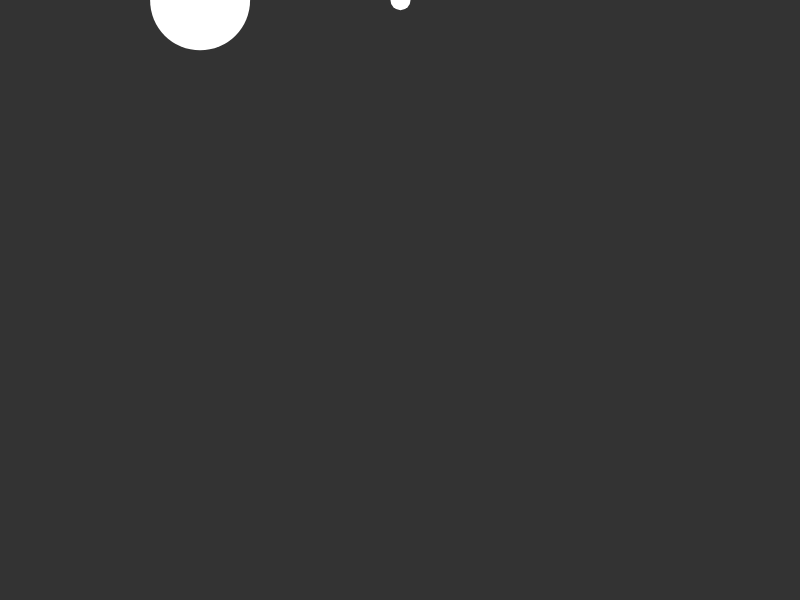
Frame 1 (no input)
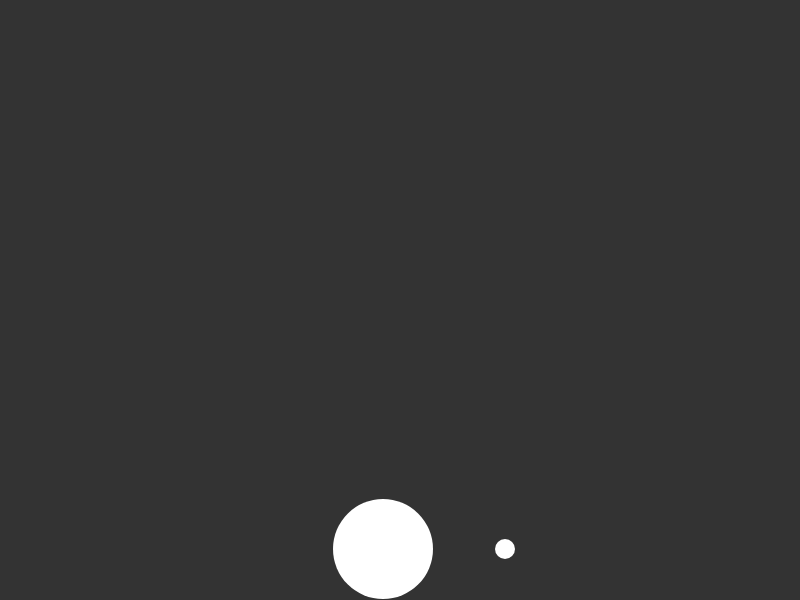
Frame 60 (no input)
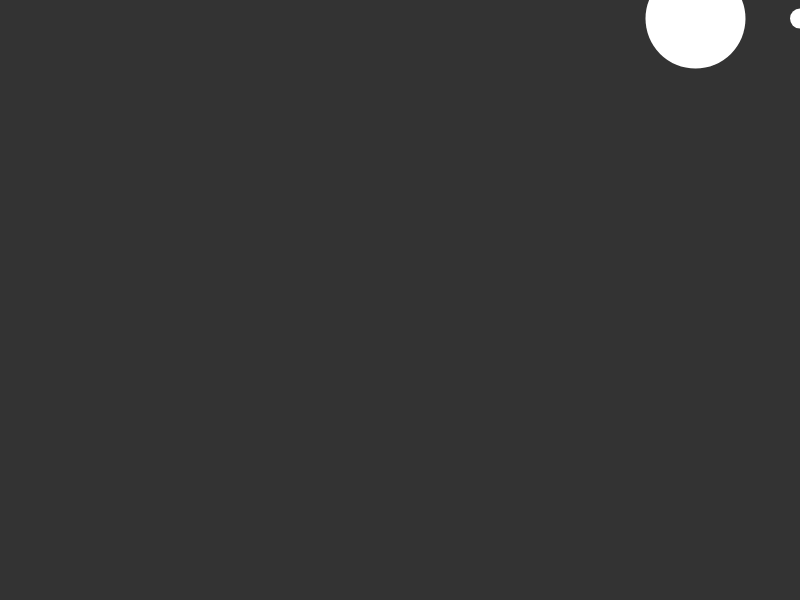
Frame 120 (the mouse pressed at the canvas centre since frame 60)

The p5.js sketch that drew these frames (run headless with seeded random() and noise() and a simulated clock; from frame 60 on, the mouse is pressed at the canvas centre):

// p5.js sketch
// ── sketch.js
var particle1, particle2;
function setup() {
  createCanvas(800, 600);
  particle1 = new Particle(200, 0, 5);
  particle2 = new Particle(400, 0, 1);
}

function draw() {
  background(51);
  noStroke();
  
  var gravity1 = createVector(0, 0.3*particle1.mass);
  var gravity2 = createVector(0, 0.3*particle2.mass);
  
  
  particle1.applyForce(gravity1);
  particle2.applyForce(gravity2);

  var wind = createVector(0.5, 0);
  
  particle1.applyForce(wind);
  particle2.applyForce(wind);
  
  particle1.update();
  particle1.edges();
  particle1.display();
  
  particle2.update();
  particle2.edges();
  particle2.display();
}
// ── particle.js
function Particle(x, y, m) {
  this.pos = createVector(x, y);
  this.vel = createVector(0, 0);
  this.acc = createVector(0, 0);
  this.mass = m;
  this.applyForce = function(force) {
    var f = force.copy();
    this.acc.add(f.div(this.mass));
  }
  
  this.edges = function() {
    if(this.pos.y > height) {
      this.vel.y *= -1;
      this.pos.y = height;
    }
    
    if(this.pos.x > width) {
      this.vel.x *= -1;
      this.pos.x = width;
    }
    
    if(this.pos.x < 0) {
      this.vel.x *= -1;
      this.pos.x = 0;
    }

  }
  
  this.update = function() {
    this.vel.add(this.acc);
    this.pos.add(this.vel);
    
    this.acc.set(0, 0);
  }
  
  this.display = function() {
    fill(255);
    ellipse(this.pos.x, this.pos.y, this.mass * 20, this.mass * 20);
  }
}
